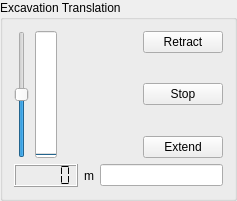
        <widget class="QGroupBox" name="groupBox_9">
         <property name="geometry">
          <rect>
           <x>229</x>
           <y>338</y>
           <width>237</width>
           <height>201</height>
          </rect>
         </property>
         <property name="sizePolicy">
          <sizepolicy hsizetype="Preferred" vsizetype="Preferred">
           <horstretch>1</horstretch>
           <verstretch>1</verstretch>
          </sizepolicy>
         </property>
         <property name="focusPolicy">
          <enum>Qt::NoFocus</enum>
         </property>
         <property name="title">
          <string>Excavation Translation</string>
         </property>
         <layout class="QVBoxLayout" name="verticalLayout_17">
          <item>
           <layout class="QHBoxLayout" name="horizontalLayout_17">
            <item>
             <widget class="QSlider" name="slider_ExcavationTranslation">
              <property name="focusPolicy">
               <enum>Qt::NoFocus</enum>
              </property>
              <property name="minimum">
               <number>-100</number>
              </property>
              <property name="maximum">
               <number>100</number>
              </property>
              <property name="pageStep">
               <number>1</number>
              </property>
              <property name="value">
               <number>0</number>
              </property>
              <property name="orientation">
               <enum>Qt::Vertical</enum>
              </property>
             </widget>
            </item>
            <item>
             <widget class="QProgressBar" name="progressBar_ExcavationTranslation">
              <property name="focusPolicy">
               <enum>Qt::NoFocus</enum>
              </property>
              <property name="layoutDirection">
               <enum>Qt::LeftToRight</enum>
              </property>
              <property name="maximum">
               <number>100</number>
              </property>
              <property name="value">
               <number>0</number>
              </property>
              <property name="textVisible">
               <bool>true</bool>
              </property>
              <property name="orientation">
               <enum>Qt::Vertical</enum>
              </property>
              <property name="textDirection">
               <enum>QProgressBar::TopToBottom</enum>
              </property>
             </widget>
            </item>
            <item>
             <layout class="QVBoxLayout" name="verticalLayout_7">
              <item>
               <widget class="LedIndicator" name="ledIndicator_ExcavationTranslationExtendLeft" native="true"/>
              </item>
              <item>
               <spacer name="verticalSpacer_5">
                <property name="orientation">
                 <enum>Qt::Vertical</enum>
                </property>
                <property name="sizeHint" stdset="0">
                 <size>
                  <width>20</width>
                  <height>40</height>
                 </size>
                </property>
               </spacer>
              </item>
              <item>
               <widget class="LedIndicator" name="ledIndicator_ExcavationTranslationRetractLeft" native="true"/>
              </item>
             </layout>
            </item>
            <item>
             <layout class="QVBoxLayout" name="verticalLayout_8">
              <item>
               <widget class="LedIndicator" name="ledIndicator_ExcavationTranslationExtendRight" native="true"/>
              </item>
              <item>
               <spacer name="verticalSpacer_6">
                <property name="orientation">
                 <enum>Qt::Vertical</enum>
                </property>
                <property name="sizeHint" stdset="0">
                 <size>
                  <width>20</width>
                  <height>40</height>
                 </size>
                </property>
               </spacer>
              </item>
              <item>
               <widget class="LedIndicator" name="ledIndicator_ExcavationTranslationRetractRight" native="true"/>
              </item>
             </layout>
            </item>
            <item>
             <layout class="QVBoxLayout" name="verticalLayout_36">
              <item>
               <widget class="QPushButton" name="pushButton_ExcavationTranslationExtend">
                <property name="focusPolicy">
                 <enum>Qt::NoFocus</enum>
                </property>
                <property name="text">
                 <string>Retract</string>
                </property>
               </widget>
              </item>
              <item>
               <spacer name="verticalSpacer_3">
                <property name="orientation">
                 <enum>Qt::Vertical</enum>
                </property>
                <property name="sizeHint" stdset="0">
                 <size>
                  <width>20</width>
                  <height>40</height>
                 </size>
                </property>
               </spacer>
              </item>
              <item>
               <widget class="QPushButton" name="pushButton_ExcavationTranslationStop">
                <property name="focusPolicy">
                 <enum>Qt::NoFocus</enum>
                </property>
                <property name="text">
                 <string>Stop</string>
                </property>
               </widget>
              </item>
              <item>
               <spacer name="verticalSpacer_8">
                <property name="focusPolicy">
                 <enum>Qt::NoFocus</enum>
                </property>
                <property name="orientation">
                 <enum>Qt::Vertical</enum>
                </property>
                <property name="sizeHint" stdset="0">
                 <size>
                  <width>20</width>
                  <height>40</height>
                 </size>
                </property>
               </spacer>
              </item>
              <item>
               <widget class="QPushButton" name="pushButton_ExcavationTranslationRetract">
                <property name="focusPolicy">
                 <enum>Qt::NoFocus</enum>
                </property>
                <property name="text">
                 <string>Extend</string>
                </property>
               </widget>
              </item>
             </layout>
            </item>
           </layout>
          </item>
          <item>
           <layout class="QHBoxLayout" name="horizontalLayout_13">
            <item>
             <widget class="QLCDNumber" name="lcdNumber_ExcavationTranslation">
              <property name="focusPolicy">
               <enum>Qt::NoFocus</enum>
              </property>
              <property name="smallDecimalPoint">
               <bool>false</bool>
              </property>
              <property name="segmentStyle">
               <enum>QLCDNumber::Flat</enum>
              </property>
              <property name="value" stdset="0">
               <double>0.000000000000000</double>
              </property>
             </widget>
            </item>
            <item>
             <widget class="QLabel" name="label_16">
              <property name="focusPolicy">
               <enum>Qt::NoFocus</enum>
              </property>
              <property name="text">
               <string>m</string>
              </property>
             </widget>
            </item>
            <item>
             <widget class="IntEdit" name="lineEdit_ExcavationTranslation"/>
            </item>
           </layout>
          </item>
         </layout>
        </widget>
